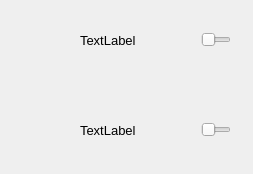
<?xml version="1.0" encoding="UTF-8"?>
<ui version="4.0">
 <class>settingsWindows</class>
 <widget class="QDialog" name="settingsWindows">
  <property name="geometry">
   <rect>
    <x>0</x>
    <y>0</y>
    <width>253</width>
    <height>174</height>
   </rect>
  </property>
  <property name="minimumSize">
   <size>
    <width>10</width>
    <height>10</height>
   </size>
  </property>
  <property name="windowTitle">
   <string>Dialog</string>
  </property>
  <widget class="QWidget" name="horizontalLayoutWidget">
   <property name="geometry">
    <rect>
     <x>20</x>
     <y>10</y>
     <width>211</width>
     <height>61</height>
    </rect>
   </property>
   <layout class="QHBoxLayout" name="themeLayout">
    <item>
     <spacer name="horizontalSpacer">
      <property name="orientation">
       <enum>Qt::Horizontal</enum>
      </property>
      <property name="sizeHint" stdset="0">
       <size>
        <width>40</width>
        <height>20</height>
       </size>
      </property>
     </spacer>
    </item>
    <item>
     <widget class="QLabel" name="ThemeSwitcher">
      <property name="font">
       <font>
        <pointsize>10</pointsize>
       </font>
      </property>
      <property name="text">
       <string>TextLabel</string>
      </property>
     </widget>
    </item>
    <item>
     <spacer name="horizontalSpacer_2">
      <property name="orientation">
       <enum>Qt::Horizontal</enum>
      </property>
      <property name="sizeHint" stdset="0">
       <size>
        <width>40</width>
        <height>20</height>
       </size>
      </property>
     </spacer>
    </item>
    <item>
     <widget class="QSlider" name="ThemeSlider">
      <property name="minimumSize">
       <size>
        <width>30</width>
        <height>20</height>
       </size>
      </property>
      <property name="maximumSize">
       <size>
        <width>30</width>
        <height>20</height>
       </size>
      </property>
      <property name="maximum">
       <number>1</number>
      </property>
      <property name="pageStep">
       <number>1</number>
      </property>
      <property name="orientation">
       <enum>Qt::Horizontal</enum>
      </property>
     </widget>
    </item>
   </layout>
  </widget>
  <widget class="QWidget" name="horizontalLayoutWidget_2">
   <property name="geometry">
    <rect>
     <x>20</x>
     <y>100</y>
     <width>211</width>
     <height>61</height>
    </rect>
   </property>
   <layout class="QHBoxLayout" name="langLayout">
    <item>
     <spacer name="horizontalSpacer_3">
      <property name="orientation">
       <enum>Qt::Horizontal</enum>
      </property>
      <property name="sizeHint" stdset="0">
       <size>
        <width>40</width>
        <height>20</height>
       </size>
      </property>
     </spacer>
    </item>
    <item>
     <widget class="QLabel" name="LangSwitcher">
      <property name="font">
       <font>
        <pointsize>10</pointsize>
       </font>
      </property>
      <property name="text">
       <string>TextLabel</string>
      </property>
     </widget>
    </item>
    <item>
     <spacer name="horizontalSpacer_4">
      <property name="orientation">
       <enum>Qt::Horizontal</enum>
      </property>
      <property name="sizeHint" stdset="0">
       <size>
        <width>40</width>
        <height>20</height>
       </size>
      </property>
     </spacer>
    </item>
    <item>
     <widget class="QSlider" name="LangSlider">
      <property name="minimumSize">
       <size>
        <width>30</width>
        <height>20</height>
       </size>
      </property>
      <property name="maximumSize">
       <size>
        <width>30</width>
        <height>20</height>
       </size>
      </property>
      <property name="maximum">
       <number>1</number>
      </property>
      <property name="pageStep">
       <number>1</number>
      </property>
      <property name="orientation">
       <enum>Qt::Horizontal</enum>
      </property>
     </widget>
    </item>
   </layout>
  </widget>
 </widget>
 <resources/>
 <connections/>
</ui>
